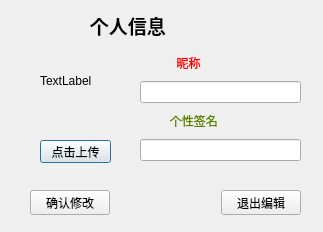
<?xml version="1.0" encoding="UTF-8"?>
<ui version="4.0">
 <class>EdutDialog</class>
 <widget class="QDialog" name="EdutDialog">
  <property name="geometry">
   <rect>
    <x>0</x>
    <y>0</y>
    <width>323</width>
    <height>232</height>
   </rect>
  </property>
  <property name="sizePolicy">
   <sizepolicy hsizetype="Fixed" vsizetype="Fixed">
    <horstretch>0</horstretch>
    <verstretch>0</verstretch>
   </sizepolicy>
  </property>
  <property name="windowTitle">
   <string>Dialog</string>
  </property>
  <widget class="QLabel" name="label">
   <property name="geometry">
    <rect>
     <x>40</x>
     <y>50</y>
     <width>71</width>
     <height>61</height>
    </rect>
   </property>
   <property name="text">
    <string>TextLabel</string>
   </property>
  </widget>
  <widget class="QPushButton" name="pushButton">
   <property name="geometry">
    <rect>
     <x>40</x>
     <y>140</y>
     <width>71</width>
     <height>23</height>
    </rect>
   </property>
   <property name="text">
    <string>点击上传</string>
   </property>
  </widget>
  <widget class="QLabel" name="label_4">
   <property name="geometry">
    <rect>
     <x>70</x>
     <y>10</y>
     <width>161</width>
     <height>31</height>
    </rect>
   </property>
   <property name="font">
    <font>
     <family>楷体</family>
     <pointsize>14</pointsize>
     <weight>75</weight>
     <bold>true</bold>
     <kerning>true</kerning>
    </font>
   </property>
   <property name="text">
    <string>    个人信息</string>
   </property>
  </widget>
  <widget class="QWidget" name="">
   <property name="geometry">
    <rect>
     <x>140</x>
     <y>50</y>
     <width>161</width>
     <height>111</height>
    </rect>
   </property>
   <layout class="QVBoxLayout" name="verticalLayout">
    <item>
     <widget class="QLabel" name="label_2">
      <property name="styleSheet">
       <string notr="true">color: qlineargradient(spread:pad, x1:0, y1:0, x2:1, y2:0, stop:0 rgba(255, 0, 0, 255), stop:0.166 rgba(255, 255, 0, 255), stop:0.333 rgba(0, 255, 0, 255), stop:0.5 rgba(0, 255, 255, 255), stop:0.666 rgba(0, 0, 255, 255), stop:0.833 rgba(255, 0, 255, 255), stop:1 rgba(255, 0, 0, 255));</string>
      </property>
      <property name="text">
       <string>           昵称</string>
      </property>
     </widget>
    </item>
    <item>
     <widget class="QLineEdit" name="lineEdit"/>
    </item>
    <item>
     <widget class="QLabel" name="label_3">
      <property name="styleSheet">
       <string notr="true">color: qlineargradient(spread:pad, x1:0, y1:0, x2:1, y2:0, stop:0 rgba(9, 41, 4, 255), stop:0.085 rgba(2, 79, 0, 255), stop:0.19 rgba(50, 147, 22, 255), stop:0.275 rgba(236, 191, 49, 255), stop:0.39 rgba(243, 61, 34, 255), stop:0.555 rgba(135, 81, 60, 255), stop:0.667 rgba(121, 75, 255, 255), stop:0.825 rgba(164, 255, 244, 255), stop:0.885 rgba(104, 222, 71, 255), stop:1 rgba(93, 128, 0, 255));</string>
      </property>
      <property name="text">
       <string>         个性签名</string>
      </property>
     </widget>
    </item>
    <item>
     <widget class="QLineEdit" name="lineEdit_2"/>
    </item>
   </layout>
  </widget>
  <widget class="QWidget" name="">
   <property name="geometry">
    <rect>
     <x>30</x>
     <y>190</y>
     <width>271</width>
     <height>25</height>
    </rect>
   </property>
   <layout class="QHBoxLayout" name="horizontalLayout">
    <item>
     <widget class="QPushButton" name="pushButton_3">
      <property name="text">
       <string>确认修改</string>
      </property>
     </widget>
    </item>
    <item>
     <spacer name="horizontalSpacer">
      <property name="orientation">
       <enum>Qt::Horizontal</enum>
      </property>
      <property name="sizeHint" stdset="0">
       <size>
        <width>40</width>
        <height>20</height>
       </size>
      </property>
     </spacer>
    </item>
    <item>
     <widget class="QPushButton" name="pushButton_2">
      <property name="text">
       <string>退出编辑</string>
      </property>
     </widget>
    </item>
   </layout>
  </widget>
 </widget>
 <resources/>
 <connections/>
</ui>
